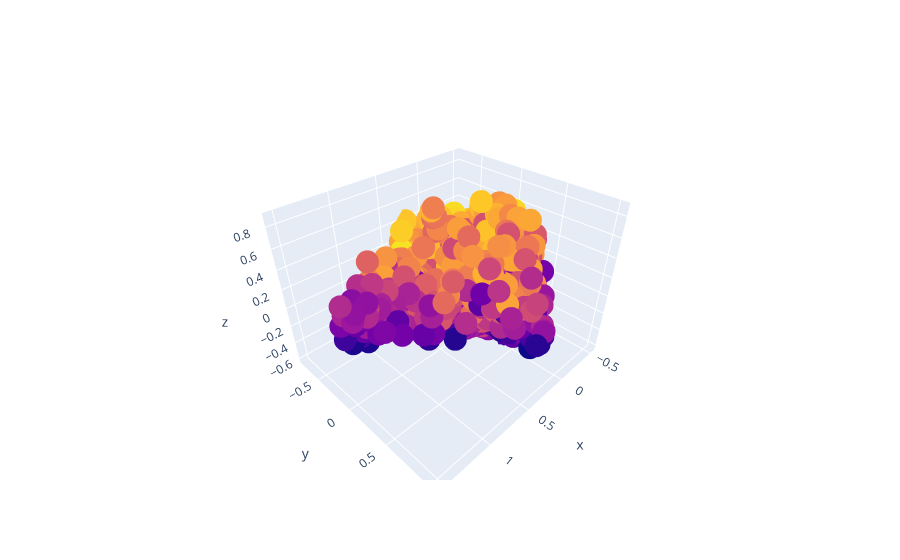

Notebook code cell kept with this figure:
### Markdown cell above
## Applying the PCA Algorithm

### Code cell
chosen = ["energy", "liveness", "tempo", "valence", "loudness", "speechiness", "acousticness", "danceability", "instrumentalness"]
text1 = data_frame["artist"] + " - " + data_frame["song_title"]
text2 = text1.values

# X = data_frame.drop(droppable, axis=1).values
X = data_frame[chosen].values
y = data_frame["danceability"].values

min_max_scaler = MinMaxScaler()
X = min_max_scaler.fit_transform(X)

pca = PCA(n_components=3)
pca.fit(X)

X = pca.transform(X)

import plotly.offline as py
py.init_notebook_mode(connected=True)
import plotly.graph_objs as go
import plotly.tools as tls

trace = go.Scatter3d(
    x=X[:,0],
    y=X[:,1],
    z=X[:,2],
    text=text2,
    mode="markers",
    marker=dict(
        size=8,
        color=y
    )
)

fig = go.Figure(data=[trace])
py.iplot(fig, filename="test-graph")

### Figure 1 — Plotly figure (JSON) as saved in the notebook; plotly's stock layout.template omitted (floating-point values rounded to 4 significant figures; data arrays with more than 128 entries replaced by an {"elided": "..."} marker saying what was removed)
{"data": [{"marker": {"color": {"elided": "2017 float values"}, "size": 8}, "mode": "markers", "text": {"elided": "2017 str values"}, "x": {"elided": "2017 float values"}, "y": {"elided": "2017 float values"}, "z": {"elided": "2017 float values"}, "type": "scatter3d"}], "layout": {}}
